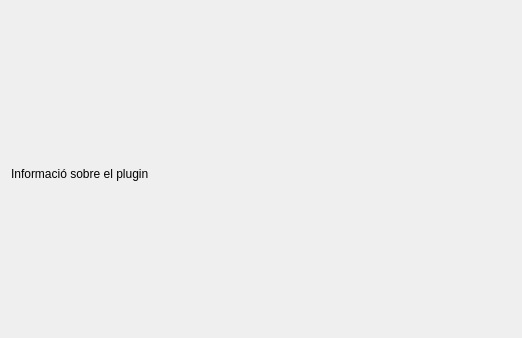
<?xml version="1.0" encoding="UTF-8"?>
<ui version="4.0">
 <class>Dialog</class>
 <widget class="QDialog" name="Dialog">
  <property name="geometry">
   <rect>
    <x>0</x>
    <y>0</y>
    <width>522</width>
    <height>338</height>
   </rect>
  </property>
  <property name="minimumSize">
   <size>
    <width>300</width>
    <height>200</height>
   </size>
  </property>
  <property name="maximumSize">
   <size>
    <width>800</width>
    <height>400</height>
   </size>
  </property>
  <property name="windowTitle">
   <string>Sobre</string>
  </property>
  <layout class="QGridLayout" name="gridLayout">
   <item row="1" column="0">
    <widget class="QLabel" name="label_info">
     <property name="font">
      <font>
       <pointsize>9</pointsize>
      </font>
     </property>
     <property name="autoFillBackground">
      <bool>false</bool>
     </property>
     <property name="text">
      <string>Informació sobre el plugin</string>
     </property>
     <property name="alignment">
      <set>Qt::AlignLeading|Qt::AlignLeft|Qt::AlignTop</set>
     </property>
    </widget>
   </item>
   <item row="0" column="0">
    <widget class="QLabel" name="label_banner">
     <property name="maximumSize">
      <size>
       <width>16777215</width>
       <height>150</height>
      </size>
     </property>
     <property name="autoFillBackground">
      <bool>true</bool>
     </property>
     <property name="frameShape">
      <enum>QFrame::NoFrame</enum>
     </property>
     <property name="frameShadow">
      <enum>QFrame::Sunken</enum>
     </property>
     <property name="text">
      <string/>
     </property>
     <property name="pixmap">
      <pixmap>:/lib/qlib3/base/images/icgc_banner.png</pixmap>
     </property>
     <property name="scaledContents">
      <bool>true</bool>
     </property>
     <property name="wordWrap">
      <bool>false</bool>
     </property>
    </widget>
   </item>
  </layout>
 </widget>
 <resources/>
 <connections/>
</ui>
